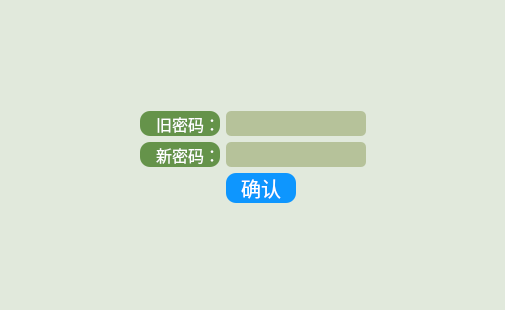
<?xml version="1.0" encoding="UTF-8"?>
<ui version="4.0">
 <class>passwordDlg</class>
 <widget class="QDialog" name="passwordDlg">
  <property name="geometry">
   <rect>
    <x>0</x>
    <y>0</y>
    <width>505</width>
    <height>310</height>
   </rect>
  </property>
  <property name="windowTitle">
   <string>Dialog</string>
  </property>
  <property name="styleSheet">
   <string notr="true">background-color: rgb(225,233,220);
color: rgb(20,68,106);
border-radius:10px;
font:15pt;
font-family:Microsoft Yahei;</string>
  </property>
  <layout class="QGridLayout" name="gridLayout_2">
   <item row="0" column="1">
    <spacer name="verticalSpacer">
     <property name="orientation">
      <enum>Qt::Vertical</enum>
     </property>
     <property name="sizeType">
      <enum>QSizePolicy::Maximum</enum>
     </property>
     <property name="sizeHint" stdset="0">
      <size>
       <width>50</width>
       <height>100</height>
      </size>
     </property>
    </spacer>
   </item>
   <item row="1" column="1" rowspan="2">
    <layout class="QGridLayout" name="gridLayout">
     <item row="0" column="0">
      <widget class="QLabel" name="nameLabel_2">
       <property name="minimumSize">
        <size>
         <width>80</width>
         <height>0</height>
        </size>
       </property>
       <property name="maximumSize">
        <size>
         <width>80</width>
         <height>16777215</height>
        </size>
       </property>
       <property name="layoutDirection">
        <enum>Qt::RightToLeft</enum>
       </property>
       <property name="styleSheet">
        <string notr="true">color:white;
font:12pt;
font-family:Microsoft Yahei;
background-color: rgb(101,147,74);</string>
       </property>
       <property name="text">
        <string>旧密码：</string>
       </property>
       <property name="alignment">
        <set>Qt::AlignRight|Qt::AlignTrailing|Qt::AlignVCenter</set>
       </property>
      </widget>
     </item>
     <item row="0" column="1" colspan="2">
      <widget class="QLineEdit" name="oldPasswordLineEdit">
       <property name="focusPolicy">
        <enum>Qt::StrongFocus</enum>
       </property>
       <property name="styleSheet">
        <string notr="true">background-color: rgb(182,194,154);
color: rgb(0, 0, 0);
border-radius:5px;
font:12pt;
font-family:Microsoft Yahei;</string>
       </property>
       <property name="echoMode">
        <enum>QLineEdit::PasswordEchoOnEdit</enum>
       </property>
      </widget>
     </item>
     <item row="1" column="0">
      <widget class="QLabel" name="nameLabel_3">
       <property name="styleSheet">
        <string notr="true">color:white;
font:12pt;
font-family:Microsoft Yahei;
background-color: rgb(101,147,74);</string>
       </property>
       <property name="text">
        <string>新密码：</string>
       </property>
       <property name="alignment">
        <set>Qt::AlignRight|Qt::AlignTrailing|Qt::AlignVCenter</set>
       </property>
      </widget>
     </item>
     <item row="1" column="1" colspan="2">
      <widget class="QLineEdit" name="newPasswordLineEdit">
       <property name="styleSheet">
        <string notr="true">background-color: rgb(182,194,154);
color: rgb(0, 0, 0);
border-radius:5px;
font:12pt;
font-family:Microsoft Yahei;</string>
       </property>
       <property name="echoMode">
        <enum>QLineEdit::PasswordEchoOnEdit</enum>
       </property>
      </widget>
     </item>
     <item row="2" column="1">
      <widget class="QPushButton" name="confirmPushButton">
       <property name="minimumSize">
        <size>
         <width>70</width>
         <height>30</height>
        </size>
       </property>
       <property name="styleSheet">
        <string notr="true">QPushButton
{
    font-family:Microsoft Yahei;
    color:white;
    background-color:rgb(14 , 150 , 254);
    border-radius:10px;
	font: 15pt;
}

QPushButton:hover
{
    background-color:tomato;
}

QPushButton:pressed
{
    background-color:rgb(14 , 100 , 228);
    padding-left:4px;
    padding-top:4px;
}
QPushButton:unpressed
{
    background-color:rgb(0 , 100 , 0);
    padding-left:4px;
    padding-top:4px;
}</string>
       </property>
       <property name="text">
        <string>确认</string>
       </property>
      </widget>
     </item>
    </layout>
   </item>
   <item row="3" column="1">
    <spacer name="verticalSpacer_2">
     <property name="orientation">
      <enum>Qt::Vertical</enum>
     </property>
     <property name="sizeHint" stdset="0">
      <size>
       <width>20</width>
       <height>5</height>
      </size>
     </property>
    </spacer>
   </item>
   <item row="2" column="2">
    <spacer name="horizontalSpacer_2">
     <property name="orientation">
      <enum>Qt::Horizontal</enum>
     </property>
     <property name="sizeHint" stdset="0">
      <size>
       <width>104</width>
       <height>20</height>
      </size>
     </property>
    </spacer>
   </item>
   <item row="2" column="0">
    <spacer name="horizontalSpacer">
     <property name="orientation">
      <enum>Qt::Horizontal</enum>
     </property>
     <property name="sizeHint" stdset="0">
      <size>
       <width>104</width>
       <height>20</height>
      </size>
     </property>
    </spacer>
   </item>
  </layout>
 </widget>
 <resources/>
 <connections/>
</ui>
